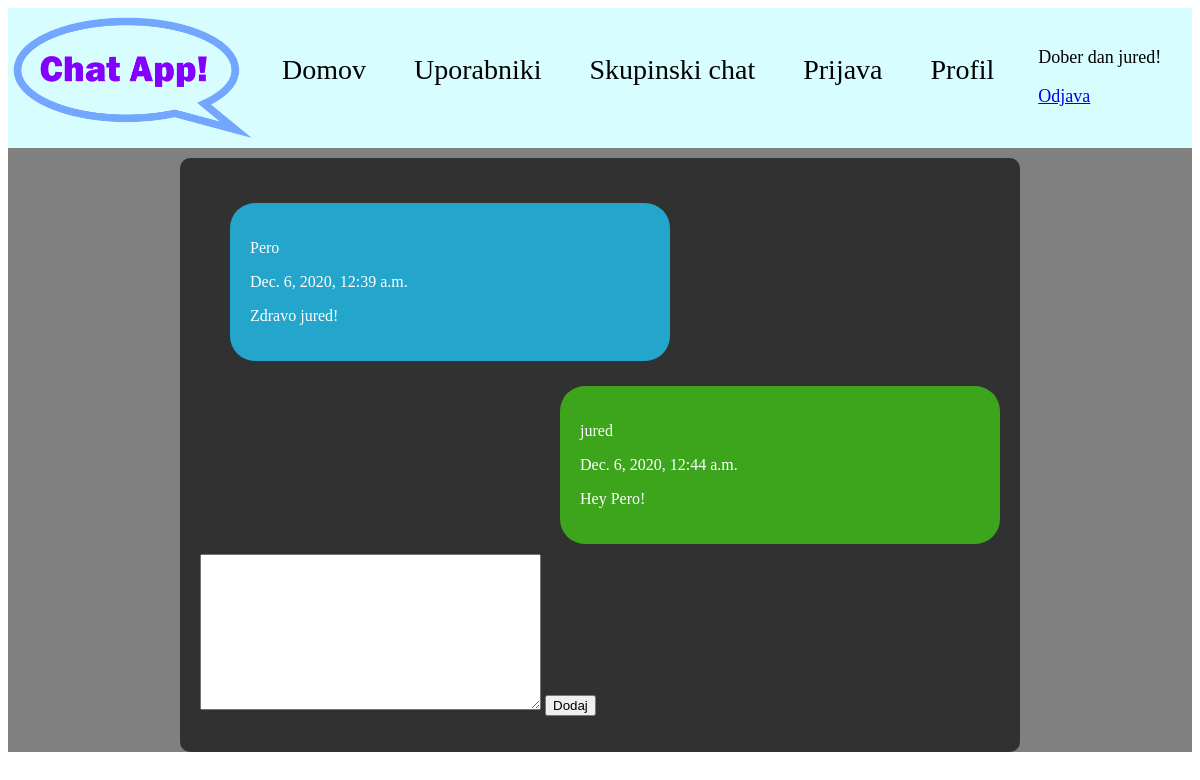
The page /private_message/2 (signed in) on the database its author committed.
### message/models.py (models this page shows, shortened)
class ChatBox(models.Model):
    sender = models.ForeignKey(settings.AUTH_USER_MODEL, on_delete=models.CASCADE)
    receiver = models.ForeignKey(settings.AUTH_USER_MODEL, on_delete=models.CASCADE, blank=True, null=True,
                                 related_name='my_private_messages')
    txt = models.TextField(max_length=512)
    datum = models.DateTimeField(auto_now_add=True)
    class Meta:
        ordering = ['datum']

### message/views.py (the view, shortened to what this page needs)
# urls.py: path('private_message/<int:receiving_user__id>', group_chat_view, name="private_message"),
def group_chat_view(request, *args, **kwargs):
    comm = ChatBox.objects.filter(receiver__isnull=True)
    other_user = None
    receiver_id = kwargs.get('receiving_user__id')
    form = SubmissionForm(request.POST)
    if receiver_id:
        other_user = get_object_or_404(get_user_model(), pk=receiver_id)
        comm = ChatBox.objects.filter(
            Q(receiver=other_user, sender=request.user) | Q(receiver=request.user, sender=other_user)
        )
    args = {"form": form, "comm": comm}
    return render(request, "groupchat.html", args)

### message/forms.py
class SubmissionForm(forms.ModelForm):
    txt = forms.CharField(widget=forms.Textarea(attrs={'class': 'submission__message'}))
    class Meta:
        model = ChatBox
        fields = ('txt',)

### message/templates/groupchat.html (shortened to what this page needs)
{% extends "base.html" %}
{% block content %}
    {% if user.is_authenticated %}
        <div class="chatbox">
            {% for f in comm %}
                {% if user == f.sender %}
                    <div class="message message--mine">
                        <p class="username">{{f.sender}}</p> <p class="userdate"> {{f.datum}} </p>
                        <p class="txt">  {{f.txt}} </p>
                    </div>
                {% else %}
                    <div class="message message--other">
                        <p class="username">{{f.sender}}</p> <p class="userdate"> {{f.datum}} </p>
                        <p class="txt">  {{f.txt}} </p>
                    </div>
                {% endif %}
            {% endfor %}
            <div class="submission">
                <form method="POST">
                    {{ form.txt }}
                    <button class="submission__button" type="submit">Dodaj</button>
                </form>
            </div>
        </div>
    {% else %}
        <p>You are not logged in</p>
        <a href="{% url 'message:login' %}">login</a>
    {% endif %}
{% endblock %}

### message/templates/navbar.html
{% load static %}
<nav>
    <ul id="navbar" class="navbar__list">
        <li class="page__title"><a id="home" href="/">
            <img class="page__title__image" src="{% static 'images/Logo.png' %}" alt="Logo" width="250"/></a>
        </li>
        <li class="navbar__list__item">
            <a href="/">Domov</a>
        </li>
        <li class="navbar__list__item">
            <a href="/users/">Uporabniki</a>
        </li>
        <li class="navbar__list__item">
            <a href="/groupchat/">Skupinski chat</a>
        </li>
        <li class="navbar__list__item">
            <a href="/login/">Prijava</a>
        </li>
        {%  if request.user.is_authenticated %}
            <li class="navbar__list__item">
                <a href="{% url 'message:profile' pk=request.user.pk %}">Profil</a>
            </li>
        {% else %}
            <li class="navbar__list__item">
                <a href="{% url 'message:register' %}">Registracija</a>
            </li>
        {% endif %}
        <li class="navbar__list__user">
          {% if user.is_authenticated %}
            Dober dan {{ user }}!
            <p><a href="{% url 'message:logout' %}">Odjava</a></p>
          {% else %}
            <p>Prosim prijavi se</p>
            <a href="{% url 'message:login' %}">Prijava</a>
          {% endif %}</li>
    </ul>
</nav>

### static/style.css (style rules this page uses)
.navbar__list { list-style-type: none; margin: 0; padding: 0; background-color: rgb(215, 253, 255); overflow: hidden; position: relative; }
.navbar__list__item { float: left; font-family: "franklin gothic heavy", serif; font-size: 28px; position: relative; -ms-transform: translateY(28%); transform: translateY(28%); }
.page__title { float: left; }
.navbar__list__item a { display: block; color: rgb(0, 0, 0); text-align: center; padding: 24px; text-decoration: none; }
.navbar__list__user { float: left; font-family: "franklin gothic heavy", serif; font-size: 18px; position: relative; -ms-transform: translateY(50%); transform: translateY(50%); margin-left: 20px; color: black; }
.userdate { font-style: bold; font-family: 'Times New Roman', Times, serif; color: white; }
.username { font-style: bold; font-family: 'Times New Roman', Times, serif; color: white; }
.txt { color: white; }
.chatbox { max-width: 800px; margin-left: auto; margin-right: auto; margin-top: 10px; margin-bottom: 10px; background-color: rgb(49, 49, 49); padding: 20px; border-radius: 10px; }
.message { border-radius: 25px; padding: 20px; width: 50%; margin-top: 25px; margin-bottom: 10px; margin-left: auto; }
.message--other { background: #23a5cc; margin-left: 30px; }
.message--mine { background: #3ca51c; }
.submission { width: 800px; margin-left: auto; margin-right: auto; margin-top: 10px; margin-bottom: 10px; border-radius: 10px; }

### rows shown on the page
ChatBox: sender "Pero", datum "Dec. 6, 2020, 12:39 a.m.", txt "Zdravo jured!"
ChatBox: sender "jured", datum "Dec. 6, 2020, 12:44 a.m.", txt "Hey Pero!"

### other values the page prints
{{ user }} "jured"
